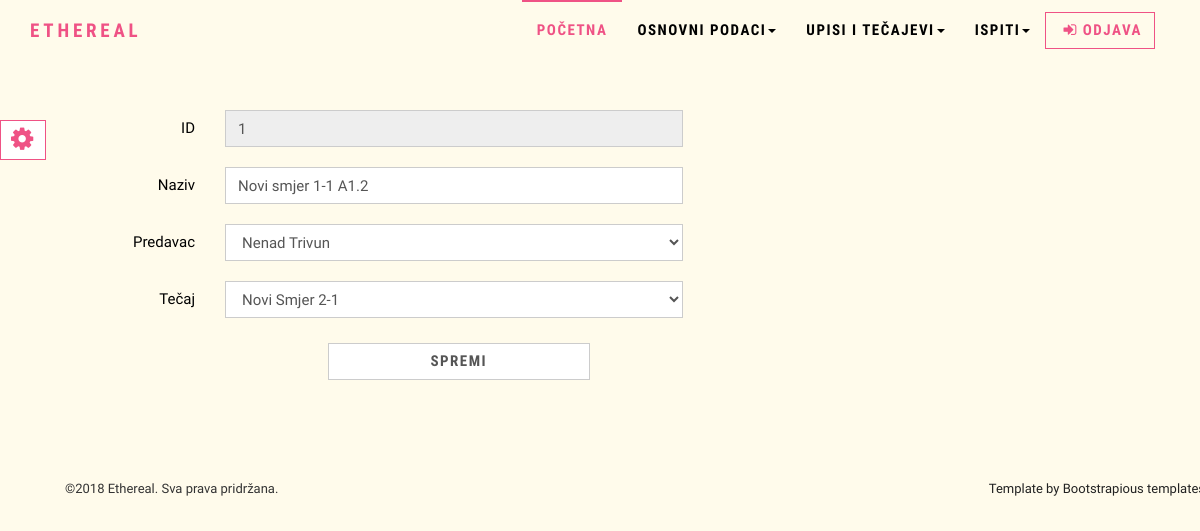
The app's page /php/group.php?id=1 (signed in) with its own data.
### tables this page shows
CREATE TABLE `grupa` (
  `id` int(11) NOT NULL,
  `naziv` varchar(100) NOT NULL,
  `id_predavac_fk` int(11) NOT NULL,
  `id_tecaj_fk` int(11) NOT NULL
);

CREATE TABLE `users` (
  `id` int(11) NOT NULL,
  `ime` varchar(30) NOT NULL,
  `prezime` varchar(30) NOT NULL,
  `username` varchar(255) NOT NULL,
  `password` varchar(255) NOT NULL,
  `oib` varchar(11) NOT NULL,
  `email` varchar(255) NOT NULL,
  `telefon` varchar(50) NOT NULL,
  `adresa` varchar(50) NOT NULL,
  `datum_rodjenja` date NOT NULL,
  `id_status_fk` int(11) NOT NULL
);

CREATE TABLE `tecaj` (
  `id` int(11) NOT NULL,
  `smjer` varchar(100) NOT NULL
);

### php/group.php (the view, shortened to what this page needs)
<?php
$con = spajanje();
$status = checkStatus();
if($status !== 2 && $status !== 1){
	header("refresh:2;url=index.php");
	die("Nemate ovlasti za pristup ovoj stranici! Prebacujem na index.php...");
}
else{
$id=$_GET['id'];
$sql = "SELECT *
		FROM grupa
		WHERE id = $id;";
$result = mysqli_query($con, $sql);
if (mysqli_num_rows($result)==1){
	$group = mysqli_fetch_assoc($result);
}
}
require_once "includes/header.php";
?>
<form class="form-horizontal" action ="" method = "post">
	<div class="form-group">
		<label for="id_group" class="col-sm-2 control-label">ID</label>
		<div class="col-sm-5">
		  <input type="text" class="form-control" placeholder="id_group" value="<?php if(isset($group['id'])) echo  $group['id'];?>" disabled="disabled">
		</div>
	</div>
	<div class="form-group">
		<label for ="naziv" class="col-sm-2 control-label">Naziv</label>
		<div class="col-sm-5">
			<input type="text" id="naziv" name="naziv" class ="form-control" value="<?=$group['naziv'];?>"/>
		</div>
	</div>
    <div class="form-group">
		<label for ="id_predavac_fk" class="col-sm-2 control-label">Predavac</label>
		<div class="col-sm-5">
			<select id="id_predavac_fk" name="id_predavac_fk" class ="form-control" required>
			<?php
				$sql = "SELECT * FROM users WHERE id_status_fk = '2';";
				$res_tutor = mysqli_query($con, $sql);
				if(mysqli_num_rows($res_tutor)>0){
					while($tutor = mysqli_fetch_assoc($res_tutor)){
						echo '<option value="'.$tutor['id'].'"';
						if($tutor['id'] == $group['id_predavac_fk'])
							echo " selected";
						echo '>';
						echo $tutor['ime']." ".$tutor['prezime'];
						echo '</option>';
					}
				}
			?>
			</select>
		</div>
	</div>
    <div class="form-group">
		<label for ="id_tecaj_fk" class="col-sm-2 control-label">Tečaj</label>
		<div class="col-sm-5">
			<select id="id_tecaj_fk" name="id_tecaj_fk" class ="form-control" required>
			<?php
				$sql = "SELECT * FROM tecaj;";
				$res_tecaj = mysqli_query($con, $sql);
				if(mysqli_num_rows($res_tecaj)>0){
					while($tecaj = mysqli_fetch_assoc($res_tecaj)){
						echo '<option value="'.$tecaj['id'].'"';
						if($tecaj['id'] == $group['id_tecaj_fk'])
							echo "selected";
						echo '>';
						echo $tecaj['smjer'];
						echo '</option>';
					}
				}
			?>
			</select>
		</div>
	</div>
	<div class="form-group">
		<div class="col-sm-offset-3 col-sm-3">
			<input type ="submit" id="spremi" name = "spremi" class ="submit form-control btn btn-primary" value="Spremi" />
		</div>
	</div>
</form>
<?php
require_once "includes/footer.php";
?>

### css/style.default.css (style rules this page uses)
html { height: 100%; }
body { height: 100%; }
body { font-family: "Roboto", Helvetica, Arial, sans-serif; font-size: 15px; line-height: 1.55; color: #000; background-color: #fff; }
.btn { font-weight: 700; font-family: "Roboto Condensed", Helvetica, Arial, sans-serif; text-transform: uppercase; letter-spacing: 0.1em; padding: 6px 12px; font-size: 15px; line-height: 1.55; border-radius: 0px; }
.btn-primary { color: #ef5285; background-color: #fff; border-color: #ef5285; }
label { font-weight: normal; }
.form-control { display: block; width: 100%; height: 37px; padding: 6px 12px; font-size: 15px; line-height: 1.55; color: #555555; background-color: #fff; background-image: none; border: 1px solid #ccc; border-radius: 0; -webkit-box-shadow: none; box-shadow: none; }
.form-group { margin-bottom: 20px; }

### records on screen
grupa: id "1", naziv "Novi smjer 1-1 A1.2", id_predavac_fk "Nenad Trivun", id_tecaj_fk "Novi Smjer 2-1"
